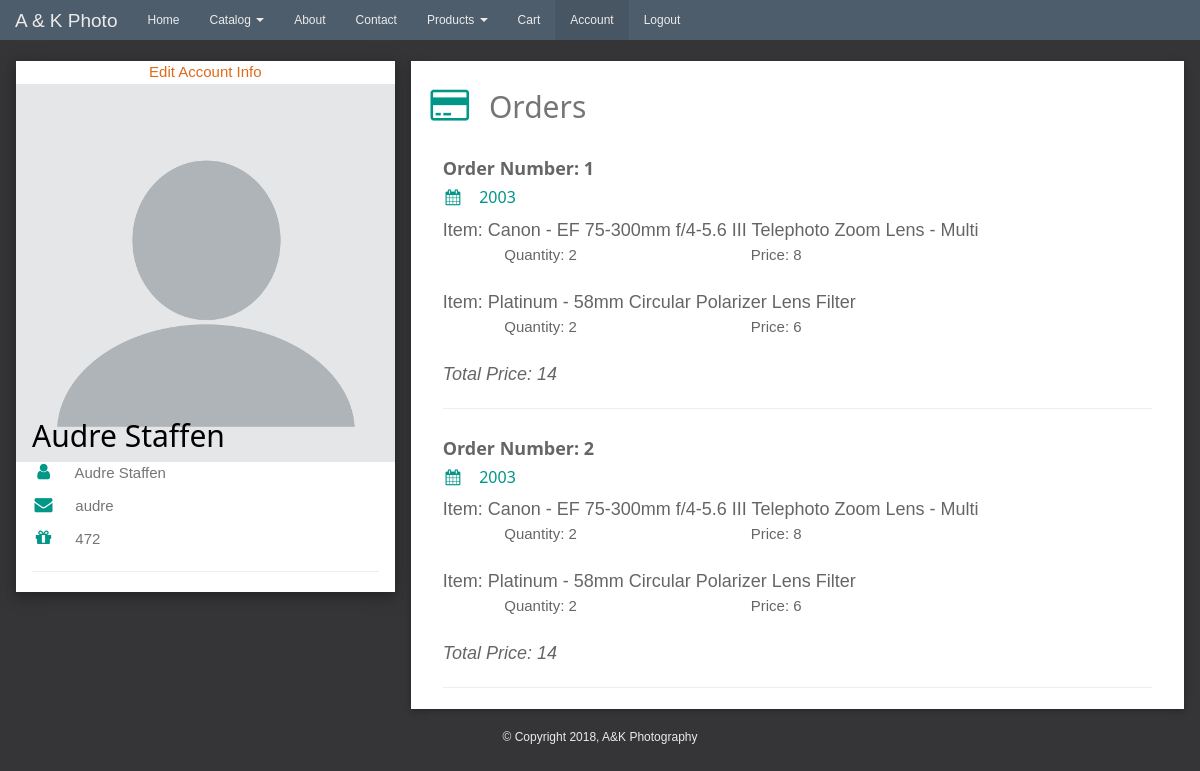
The app's page /account.php (signed in) with its own data.
### tables this page shows
CREATE TABLE `orders` (
  `orderDetailID` int(11) NOT NULL,
  `orderID` int(11) NOT NULL,
  `userID` int(11) NOT NULL,
  `productID` int(11) NOT NULL,
  `quantity` int(11) NOT NULL,
  `price` int(11) NOT NULL,
  `date` int(11) NOT NULL
);

CREATE TABLE `products` (
  `productID` int(11) NOT NULL,
  `name` varchar(255) NOT NULL,
  `price` double NOT NULL,
  `weight` double NOT NULL,
  `unitsInStorage` int(11) NOT NULL,
  `dimension` varchar(50) NOT NULL,
  `description` longtext NOT NULL,
  `imagePath` varchar(255) NOT NULL,
  `thumbnail` varchar(255) NOT NULL,
  `category` varchar(255) NOT NULL,
  `rating` int(11) NOT NULL
);

### account.php (the view, shortened to what the rows shown need)
<?php
require_once("Database.php");
?>
<!DOCTYPE html>
<html lang="en">
<head>
    <link rel="stylesheet" type="text/css" href="bootstrapSuperhero.css"/>
    <link rel="stylesheet" type="text/css" href="accountStyle.css"/>
    <link rel="stylesheet" href="https://cdnjs.cloudflare.com/ajax/libs/font-awesome/4.7.0/css/font-awesome.min.css">
</head>
<body>
<main>
    <?php
    if ($_SESSION["first_name"] == "admin") {
    ?>
    <div class="w3-content w3-margin-top" style="max-width:1400px;">
        <div class="w3-row-padding">
            <div class="w3-third">
                <div class="w3-white w3-text-grey w3-card-4">
                    <div class="w3-display-container">
                        <img src="images/blank-profile-picture.png" style="width:100%" alt="Avatar">
                        <div class="w3-display-bottomleft w3-container w3-text-black">
                            <h2><?php echo $_SESSION["first_name"] . " " . $_SESSION["last_name"]; ?></h2>
                        </div>
                    </div>
                    <div class="w3-container">
                        <p><i class="fa fa-user fa-fw w3-margin-right w3-large w3-text-teal"></i>
                            <?php echo $_SESSION["first_name"] . " " . $_SESSION["last_name"]; ?></p>
                        <p><i class="fa fa-envelope fa-fw w3-margin-right w3-large w3-text-teal"></i>
                            <?php echo $_SESSION["email"]; ?></p>
                        <p><i class="fa fa-gift fa-fw w3-margin-right w3-large w3-text-teal"></i>
                            <?php echo $_SESSION["giftcard_balance"]; ?></p>
                        <hr>
                    </div>
                </div><br>
            </div>
            <div class="w3-twothird">
                <div class="w3-container w3-card w3-white w3-margin-bottom">
                    <h2 class="w3-text-grey w3-padding-16"><i class="fa fa-credit-card fa-fw w3-margin-right w3-xxlarge w3-text-teal"></i>Orders</h2>
                    <?php
                    $user_query = "SELECT DISTINCT userID FROM orders";
                    $sql = $conn->prepare($user_query);
                    $sql->execute();
                    $users = $sql->fetchAll();
                    foreach ($users as $user) {
                        $query = "SELECT DISTINCT orderID FROM orders WHERE userID=" . $user["userID"];
                        $stmt = $conn->prepare($query);
                        $stmt->execute();
                        $num = $stmt->rowCount();
                        if ($num) {
                            for ($i = 0; $i < $num; $i++) {
                                $result = $stmt->fetchAll();
                                foreach ($result as $order) {
                                    $user_id_query = "SELECT * FROM users WHERE userID=" . $user["userID"];
                                    $user_stmt = $conn->prepare($user_id_query);
                                    $user_stmt->execute();
                                    $user_result = $user_stmt->fetch();
                                    echo "<div class=\"w3-container\">";
                                    echo "<h5 class=\"w3-opacity\"><b>Order Number: " . $order[0] . "</b></h5>";
                                    echo "<h5 class=\"w3-opacity\"><b>Name: " . $user_result["first_name"] . " " . $user_result["last_name"] . "</b></h5>";
                                    echo "<h6 class=\"w3-text-teal\"><i class=\"fa fa-calendar fa-fw w3-margin-right\">";
                                    $query2 = "SELECT * FROM orders WHERE orderID=" . $order[$i];
                                    $stmt2 = $conn->prepare($query2);
                                    $stmt2->execute();
                                    $orders = $stmt2->fetchAll();
                                    $products = [];
                                    $quantity = [];
                                    $price = [];
                                    $date = $orders[0]["date"];
                                    $total_cost = 0;
                                    echo "<br/>";
                                    echo "</i>". $date . "<span class=\"w3-tag w3-teal w3-round\"></span></h6>";
                                    foreach ($orders as $item) {
                                        $total_order = array($item["productID"], $item["quantity"], $item["price"]);
                                        array_push($products, $item["productID"]);
                                        array_push($quantity, $item["quantity"]);
                                        array_push($price, $item["price"]);
                                        for ($j = 0; $j < count($products); $j++) {
                                            $query3 = "SELECT * FROM products WHERE productID=" . $total_order[0];
                                            $stmt3 = $conn->prepare($query3);
                                            $stmt3->execute();
                                            $product_info = $stmt3->fetch();
                                            echo "<div class='row'>";
                                            echo "<div class='col-lg-12 col-md-12 col-sm-12 col-xs-12 w3-opacity account-item' >Item: " . $product_info["name"] . "</div></div>";
                                        }
                                        echo "<div class='row'>";
                                        echo "<div class='col-lg-offset-1 col-lg-4 col-md-4 col-sm-4 col-xs-12 w3-opacity'>Quantity: " . $item["quantity"] .  "</div>";
                                        echo "<div class='col-lg-4 col-md-4 col-sm-4 col-xs-12 w3-opacity'>Price: " . $item["price"] .  "</div>";
                                        echo "</div>";
                                        echo "<br/>";
                                        $total_cost += $item["price"];
                                        $products = [];
                                    }
                                    echo "<p class='account-total w3-opacity'>Total Price: " . $total_cost . "</p>";
                                    echo "<hr>";
                                    echo "</div>";
                                }
                            }
                        } else {
                            echo "<div class=\"w3-container\">";
                            echo "<h5 class=\"w3-opacity\"><b>No Orders</b></h5>";
                            echo "<hr>";
                            echo "</div>";
                            echo "</div>";
                            echo "</div>";
                            echo "</div>";
                        }
                    }
                    echo "</div>";
                    echo "<div>";
                    echo "<div class=\"w3-container w3-card w3-white w3-margin-bottom\">";
                    echo "<h2 class=\"w3-text-grey w3-padding-16\"><i class=\"fa fa-credit-card fa-fw w3-margin-right w3-xxlarge w3-text-teal\"></i>Inventory</h2>";
                    $inventory_query = "SELECT * FROM products";
                    $inventory_stmt = $conn->prepare($inventory_query);
                    $inventory_stmt->execute();
                    $inventory = $inventory_stmt->fetchAll();
                    foreach ($inventory as $item) {
                        echo "<div class=\"w3-container\">";
                        echo "<h5 class=\"w3-opacity\"><b>Item: " . $item["name"] . "</b></h5>";
                        if ($item["unitsInStorage"] < 5) {
                            echo "<p class='text-danger low-inventory'>Items in Storage: " . $item["unitsInStorage"] . "</p>";
                            echo "<a class='btn btn-danger myBtn' name='add_amount' id='".$item["productID"] ."'>Add Inventory</a>";
                        } else {
                            echo "<p>Items in Storage: " . $item["unitsInStorage"] . "</p>";
                        }
                        echo "<hr>";
                        echo "</div>";
                    }
                    echo "</div>";
                    echo "</div>";
                    echo "</div>";
                    } else {
                    ?>
                    <div class="w3-content w3-margin-top" style="max-width:1400px;">
                        <div class="w3-row-padding">
                            <div class="w3-third">
                                <div class="w3-white w3-text-grey w3-card-4">
                                    <div class="w3-display-container">
                                        <div class="w3-display-bottomleft w3-container w3-text-black">
                                            <h2><?php echo $_SESSION["first_name"] . " " . $_SESSION["last_name"]; ?></h2>
                                        </div>
                                    </div>
                                </div>
                                <br>
                            </div>
                            <div class="w3-twothird">
                                <div class="w3-container w3-card w3-white w3-margin-bottom">
                                    <h2 class="w3-text-grey w3-padding-16"><i
                                                class="fa fa-credit-card fa-fw w3-margin-right w3-xxlarge w3-text-teal">
                                        </i>Orders</h2>
                                    <?php
                                    $query = "SELECT DISTINCT orderID FROM orders WHERE userID=" . $_SESSION["userID"];
                                    $stmt = $conn->prepare($query);
                                    $stmt->execute();
                                    $num = $stmt->rowCount();
                                    if ($num) {
                                        for ($i = 0; $i < $num; $i++) {
                                            $result = $stmt->fetchAll();
                                            foreach ($result as $order) {
                                                echo "<div class=\"w3-container\">";
                                                echo "<h5 class=\"w3-opacity\"><b>Order Number: " . $order[0] . "</b></h5>";
                                                echo "<h6 class=\"w3-text-teal\"><i class=\"fa fa-calendar fa-fw w3-margin-right\">";
                                                $query2 = "SELECT * FROM orders WHERE orderID=" . $order[$i];
                                                $stmt2 = $conn->prepare($query2);
                                                $stmt2->execute();
                                                $orders = $stmt2->fetchAll();
                                                $products = [];
                                                $quantity = [];
                                                $price = [];
                                                $date = $orders[0]["date"];
                                                $total_cost = 0;
                                                echo "<br/>";
                                                echo "</i>" . $date . "<span class=\"w3-tag w3-teal w3-round\"></span></h6>";
                                                foreach ($orders as $item) {
                                                    $total_order = array($item["productID"], $item["quantity"], $item["price"]);
                                                    array_push($products, $item["productID"]);
                                                    array_push($quantity, $item["quantity"]);
                                                    array_push($price, $item["price"]);
                                                    for ($j = 0; $j < count($products); $j++) {
                                                        $query3 = "SELECT * FROM products WHERE productID=" . $total_order[0];
                                                        $stmt3 = $conn->prepare($query3);
                                                        $stmt3->execute();
                                                        $product_info = $stmt3->fetch();
                                                        echo "<div class='row'>";
                                                        echo "<div class='col-lg-12 col-md-12 col-sm-12 col-xs-12 w3-opacity account-item' >Item: " . $product_info["name"] . "</div></div>";
                                                    }
                                                    echo "<div class='row'>";
                                                    echo "<div class='col-lg-offset-1 col-lg-4 col-md-4 col-sm-4 col-xs-12 w3-opacity'>Quantity: " . $item["quantity"] . "</div>";
                                                    echo "<div class='col-lg-4 col-md-4 col-sm-4 col-xs-12 w3-opacity'>Price: " . $item["price"] . "</div>";
                                                    echo "</div>";
                                                    echo "<br/>";
                                                    $total_cost += $item["price"];
                                                    $products = [];
                                                }
                                                echo "<p class='account-total w3-opacity'>Total Price: " . $total_cost . "</p>";
                                                echo "<hr>";
                                                echo "</div>";
                                            }
                                        }
                                    } else {
                                        echo "<div class=\"w3-container\">";
                                        echo "<h5 class=\"w3-opacity\"><b>No Orders</b></h5>";
                                        echo "<hr>";
                                        echo "</div>";
                                        echo "</div>";
                                    }
                                    }
                                    ?>
                                </div>
                            </div>
                        </div>
                    </div>
</main>
</body>
</html>

### records on screen
orders: date "2003", quantity "2", price "8"
products: name "Canon - EF 75-300mm f/4-5.6 III Telephoto Zoom Lens - Multi"
orders: quantity "2", price "6"
products: name "Platinum - 58mm Circular Polarizer Lens Filter"
orders: date "2003", quantity "2", price "8"
orders: quantity "2", price "6"

### other values on screen
$_SESSION["first_name"] "Audre"
$_SESSION["last_name"] "Staffen"
$_SESSION["email"] "audre"
$_SESSION["giftcard_balance"] "472"
$order[0] "1"
$total_cost "14"
$order[0] "2"
